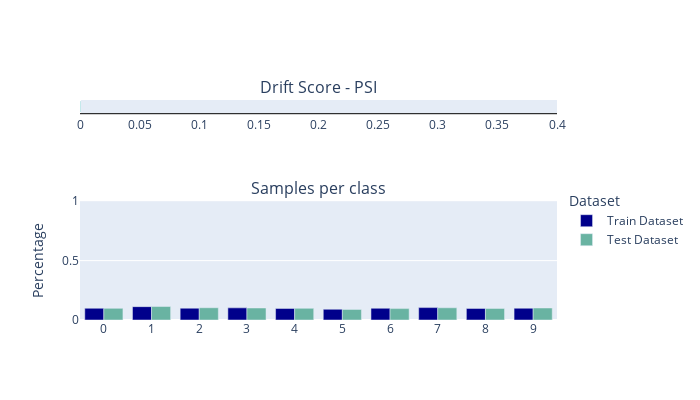

Notebook code cell kept with this figure:
### Markdown cell above
## Running TrainTestLabelDrift on classification

### Code cell
check = TrainTestLabelDrift()
check.run(train_ds, test_ds)

### Figure 1 — Plotly figure (JSON) as saved in the notebook; plotly's stock layout.template omitted (floating-point values rounded to 4 significant figures)
{"data": [{"base": 0, "marker": {"color": "#01B8AA"}, "offsetgroup": "0", "orientation": "h", "showlegend": false, "type": "bar", "x": [0.000341], "xaxis": "x", "y": ["Drift Score"], "yaxis": "y"}, {"marker": {"color": "darkblue"}, "name": "Train Dataset", "type": "bar", "x": [0, 1, 2, 3, 4, 5, 6, 7, 8, 9], "xaxis": "x2", "y": [0.09872, 0.1124, 0.0993, 0.1022, 0.09737, 0.09035, 0.09863, 0.1044, 0.09752, 0.09915], "yaxis": "y2"}, {"marker": {"color": "#69b3a2"}, "name": "Test Dataset", "type": "bar", "x": [0, 1, 2, 3, 4, 5, 6, 7, 8, 9], "xaxis": "x2", "y": [0.098, 0.1135, 0.1032, 0.101, 0.0982, 0.0892, 0.0958, 0.1028, 0.0974, 0.1009], "yaxis": "y2"}], "layout": {"annotations": [{"font": {"size": 16}, "showarrow": false, "text": "Drift Score - PSI", "x": 0.5, "xanchor": "center", "xref": "paper", "y": 1, "yanchor": "bottom", "yref": "paper"}, {"font": {"size": 16}, "showarrow": false, "text": "Samples per class", "x": 0.5, "xanchor": "center", "xref": "paper", "y": 0.54, "yanchor": "bottom", "yref": "paper"}], "height": 400, "legend": {"title": {"text": "Dataset"}, "y": 0.6, "yanchor": "top"}, "width": 700, "xaxis": {"anchor": "y", "domain": [0, 1], "dtick": 0.05, "fixedrange": true, "gridcolor": "black", "linecolor": "black", "range": [0, 0.4], "showgrid": false}, "xaxis2": {"anchor": "y2", "domain": [0, 1], "type": "category"}, "yaxis": {"anchor": "x", "color": "black", "domain": [0.94, 1], "fixedrange": true, "showgrid": false, "showline": false, "showticklabels": false, "zeroline": false}, "yaxis2": {"anchor": "x2", "domain": [0, 0.54], "fixedrange": true, "range": [0, 1], "title": {"text": "Percentage"}}}}
